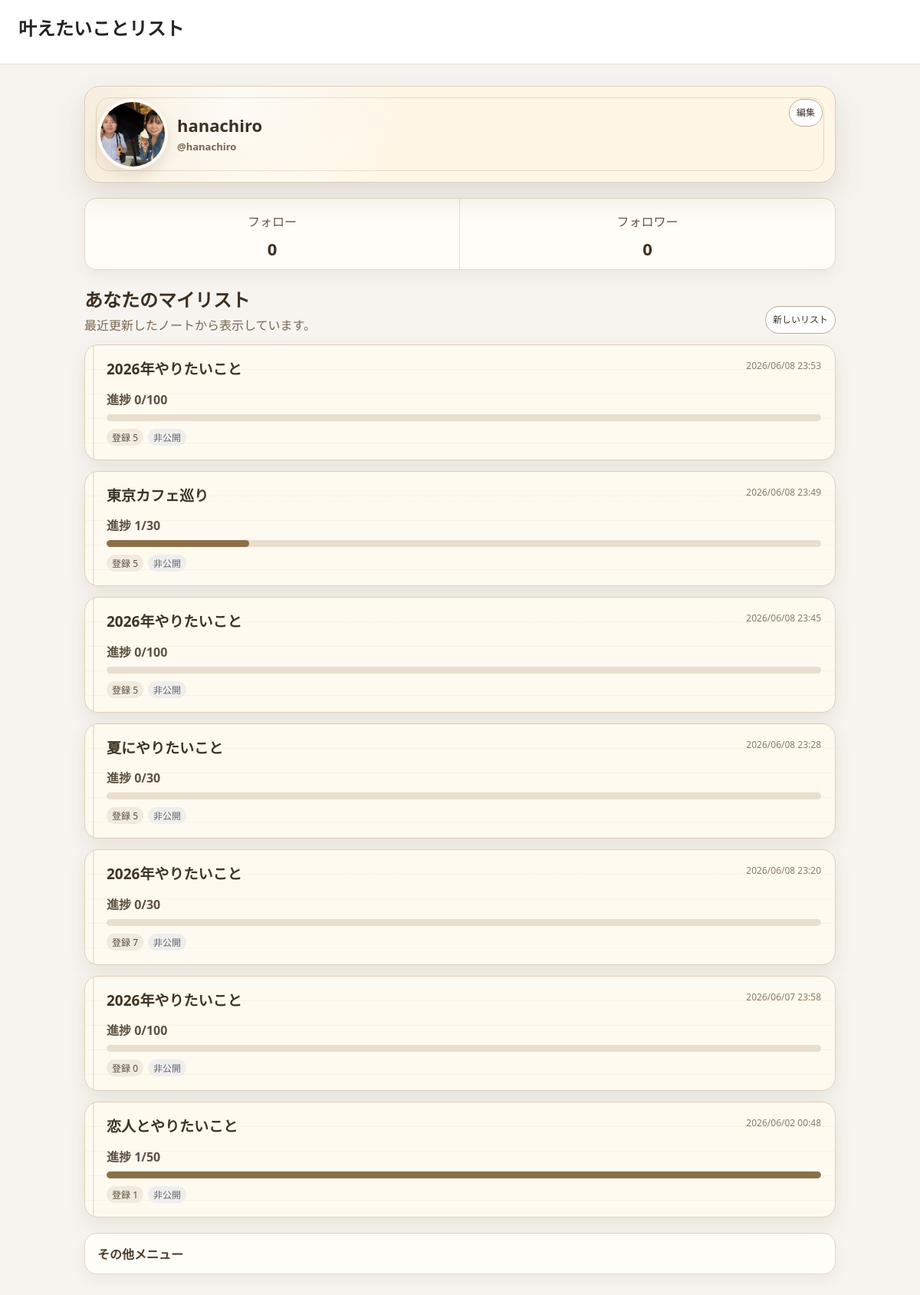
The page /profile/ (signed in) on the database its author committed.
### goals/models.py (models this page shows, shortened)
class Profile(models.Model):
    user = models.OneToOneField(settings.AUTH_USER_MODEL, on_delete=models.CASCADE)
    display_name = models.CharField("表示名", max_length=80, blank=True)
    bio = models.TextField("自己紹介", blank=True)
    icon = models.ImageField("プロフィールアイコン", upload_to="profile_icons/", blank=True, null=True)

class YearPlan(models.Model):
    TARGET_CHOICES = GoalSetting.TARGET_CHOICES
    user = models.ForeignKey(
        settings.AUTH_USER_MODEL,
        verbose_name="ユーザー",
        on_delete=models.CASCADE,
        related_name="year_plans",
    )
    year = models.PositiveIntegerField("Year")
    list_title = models.CharField("リスト名", max_length=120, blank=True)
    target_count = models.PositiveIntegerField("Target count", choices=TARGET_CHOICES, default=100)
    is_public = models.BooleanField("この年のリストを公開する", default=False)
    updated_at = models.DateTimeField(auto_now=True)
    class Meta:
        ordering = ["-year"]

### goals/views.py (the view)
# urls.py: path("profile/", views.my_profile, name="my_profile"),
@login_required
def my_profile(request):
    profile, _ = Profile.objects.get_or_create(
        user=request.user,
        defaults={"display_name": request.user.username},
    )
    plans = YearPlan.objects.filter(user=request.user).select_related("user", "user__profile").order_by("-updated_at", "-pk")
    goal_groups = build_public_list_groups(plans, request.user, request=request, include_private=True)
    return render(request, "goals/profile.html", {
        "profile_user": request.user,
        "profile": profile,
        "goal_groups": goal_groups,
        "is_own_profile": True,
        "profile_stats": profile_stats(request.user),
        "is_following": False,
    })

### goals/views.py (called while the page is built)
def progress_percent(done_count, total_count):
    if total_count <= 0:
        return 0
    return min(round(done_count / total_count * 100), 100)

def profile_stats(user):
    public_plans = YearPlan.objects.filter(user=user, is_public=True)
    goals = YearlyGoal.objects.filter(user=user)
    return {
        "public_list_count": public_plans.count(),
        "done_item_count": goals.filter(is_done=True).count(),
        "liked_count": LikeList.objects.filter(my_list__user=user).count(),
        "saved_count": SavedList.objects.filter(my_list__user=user).count(),
        "following_count": Follow.objects.filter(follower=user).count(),
        "followers_count": Follow.objects.filter(following=user).count(),
    }

### goals/templates/goals/profile.html (shortened to what this page needs)
{% extends "goals/base.html" %}
{% block content %}
{% if is_own_profile %}
    <div class="cover-page">
        <section class="note-cover">
            <div class="cover-profile">
                <span class="avatar large cover-avatar">
                    {% if profile.icon %}
                        <img src="{{ profile.icon.url }}" alt="">
                    {% else %}
                        {{ profile.display_name|default:profile_user.username|slice:":1" }}
                    {% endif %}
                </span>
                <div>
                    <h2 class="cover-name">{{ profile.display_name|default:profile_user.username }}</h2>
                    <p class="cover-username">@{{ profile_user.username }}</p>
                </div>
                <div class="cover-actions">
                    <a class="button small-button pill-button" href="{% url 'goals:edit_profile' %}">編集</a>
                </div>
            </div>
        </section>
        <section class="activity-summary" aria-label="活動サマリー">
            <span>フォロー <strong>{{ profile_stats.following_count }}</strong></span>
            <span>フォロワー <strong>{{ profile_stats.followers_count }}</strong></span>
        </section>
        <section class="my-lists-section">
            <div class="section-heading">
                <div>
                    <h2>あなたのマイリスト</h2>
                    <p>最近更新したノートから表示しています。</p>
                </div>
                <a class="button small-button pill-button" href="{% url 'goals:my_list_add' %}">新しいリスト</a>
            </div>
            <div class="my-list-cards">
                {% for group in goal_groups %}
                    <article class="my-list-card">
                        <div class="my-list-card-header">
                            <h3>
                                <a class="profile-list-title-link" href="{% url 'goals:my_list_detail' group.plan.pk %}">{{ group.list_title }}</a>
                            </h3>
                            <span class="list-updated">{{ group.plan.updated_at|date:"Y/m/d H:i" }}</span>
                        </div>
                        <p class="list-progress-text">進捗 {{ group.done_count }}/{{ group.target_count }}</p>
                        <div class="progress-track">
                            <div class="progress-bar" style="width: {{ group.progress_percent }}%;"></div>
                        </div>
                        <div class="list-card-meta">
                            <span class="status-pill">登録 {{ group.total_count }}</span>
                            <span class="status-pill {% if not group.plan.is_public %}private{% endif %}">
                                {% if group.plan.is_public %}公開{% else %}非公開{% endif %}
                            </span>
                        </div>
                    </article>
                {% empty %}
                    <p class="notice">マイリストはまだありません。まずは小さなリストを1冊作ってみましょう。</p>
                {% endfor %}
            </div>
        </section>
        <details class="more-menu">
            <summary>その他メニュー</summary>
        </details>
    </div>
{% endif %}
{% endblock %}

### goals/templates/goals/base.html (shortened to what this page needs)
<!doctype html>
<html lang="ja">
<head>
</head>
<body>
    <header>
        <h1><a href="{% url 'goals:home' %}" style="color: inherit; text-decoration: none;">叶えたいことリスト</a></h1>
    </header>
    <main>
        {% block content %}{% endblock %}
    </main>
</body>
</html>

### goals/templates/goals/base.html (style rules this page uses)
body { margin: 0; color: #242424; background: #f7f4ef; font-family: system-ui, -apple-system, BlinkMacSystemFont, "Segoe UI", sans-serif; }
header { background: #ffffff; border-bottom: 1px solid #e5ded2; padding: 18px 24px; }
header h1 { margin: 0 0 12px; font-size: 24px; }
nav a, .button, .user-menu summary { display: inline-block; border: 1px solid #bca98f; border-radius: 6px; padding: 8px 12px; color: #3d3327; background: #ffffff; text-decoration: none; cursor: pointer; font: inherit; }
main { max-width: 980px; margin: 0 auto; padding: 28px 18px 48px; }
.small-button { border-radius: 5px; padding: 4px 8px; font-size: 13px; line-height: 1.3; }
.status-pill { display: inline-block; border-radius: 999px; background: #f1eadf; color: #5a4c3d; padding: 2px 7px; font-size: 12px; white-space: nowrap; }
.status-pill.private { background: #eeeeee; color: #666666; }
.progress-track { width: 100%; height: 10px; overflow: hidden; border-radius: 999px; background: #eee6da; }
.progress-bar { height: 100%; border-radius: inherit; background: #8c6f48; }
.avatar { display: inline-grid; place-items: center; width: 34px; height: 34px; border-radius: 50%; overflow: hidden; background: #efe7da; color: #5a4c3d; font-weight: 700; vertical-align: middle; }
.avatar img { width: 100%; height: 100%; object-fit: cover; }
.avatar.large { width: 84px; height: 84px; font-size: 30px; }
.pill-button, .want-button, .together-button, .public-list-actions .button, .notebook-actions .button, .page-control .button { display: inline-flex; align-items: center; justify-content: center; min-width: 0; min-height: 26px; border-radius: 999px; padding: 4px 9px; font-size: 12px; line-height: 1.2; white-space: nowrap; }

### rows shown on the page
Profile: icon (picture), display_name "hanachiro"
YearPlan: list_title "2026年やりたいこと", plan.updated_at "2026/06/08 23:53"
YearPlan: list_title "東京カフェ巡り", plan.updated_at "2026/06/08 23:49"
YearPlan: list_title "2026年やりたいこと", plan.updated_at "2026/06/08 23:45"
YearPlan: list_title "夏にやりたいこと", plan.updated_at "2026/06/08 23:28"
YearPlan: list_title "2026年やりたいこと", plan.updated_at "2026/06/08 23:20"
YearPlan: plan.updated_at "2026/06/07 23:58"
YearPlan: list_title "恋人とやりたいこと", plan.updated_at "2026/06/02 00:48"

### other values the page prints
{{ profile_user.username }} "hanachiro"
{{ profile_stats.following_count }} "0"
{{ profile_stats.followers_count }} "0"
{{ group.done_count }} "0" "1" "0" "0" "0" "0" "1"
{{ group.target_count }} "100" "30" "100" "30" "30" "100" "50"
{{ group.total_count }} "5" "5" "5" "5" "7" "0" "1"
{{ group.list_title }} "2026年やりたいこと"
